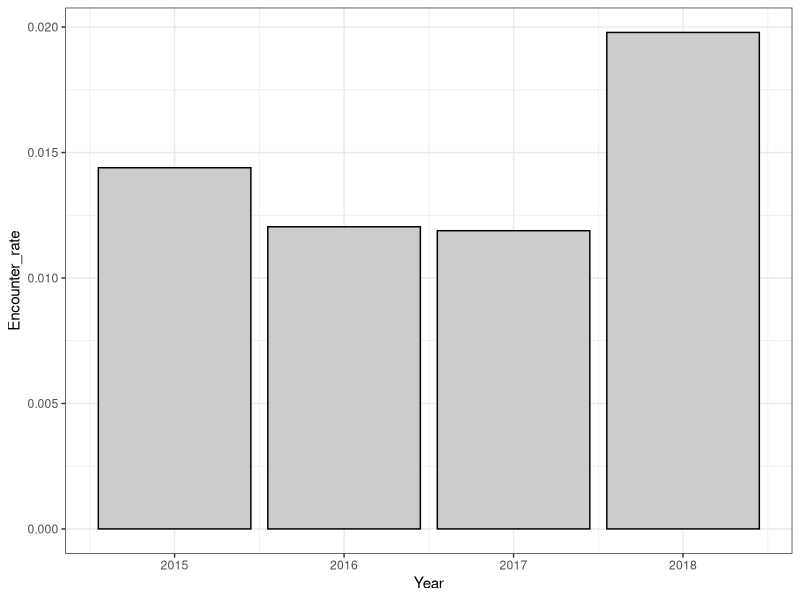
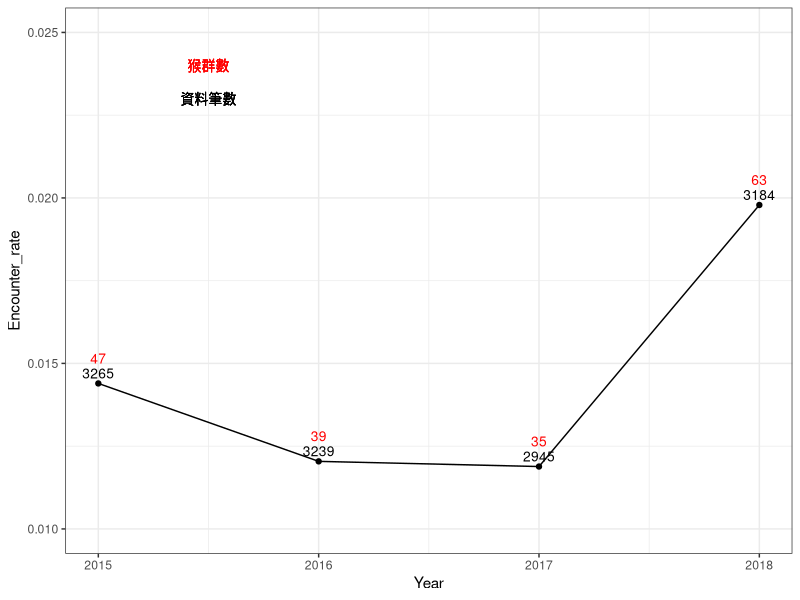
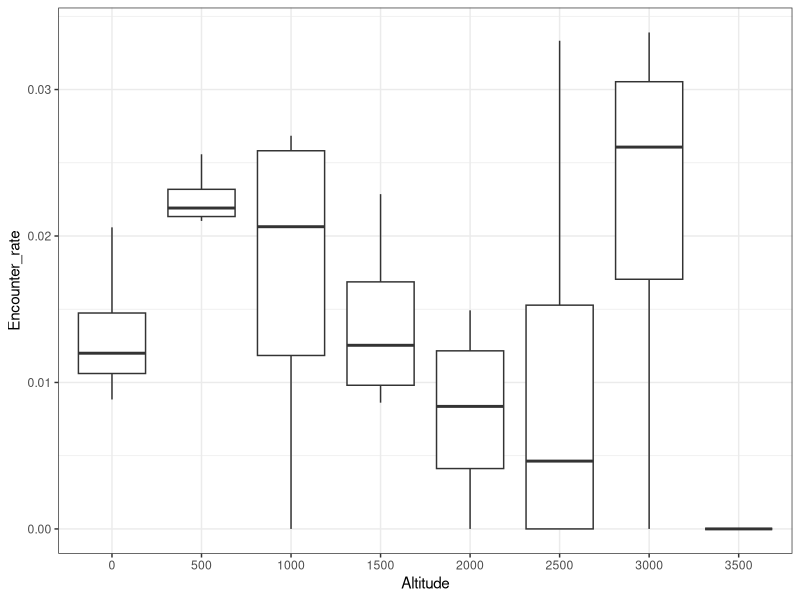
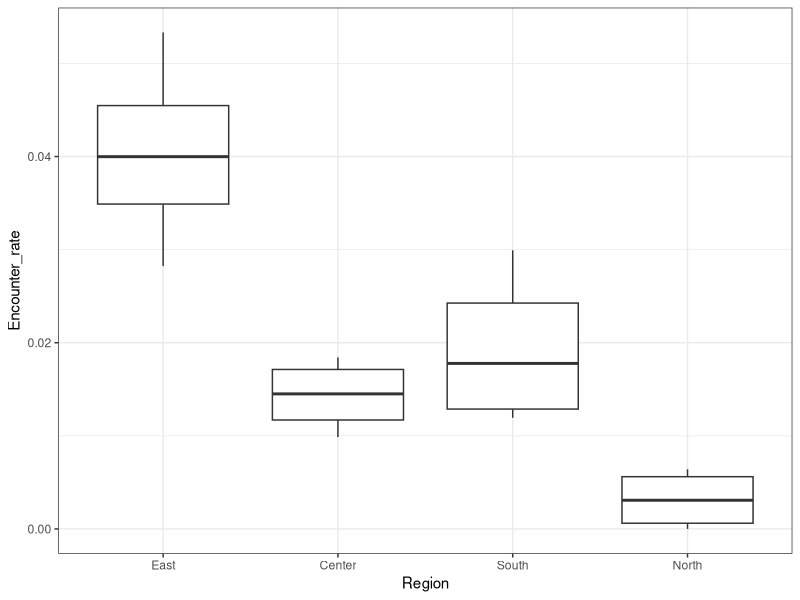
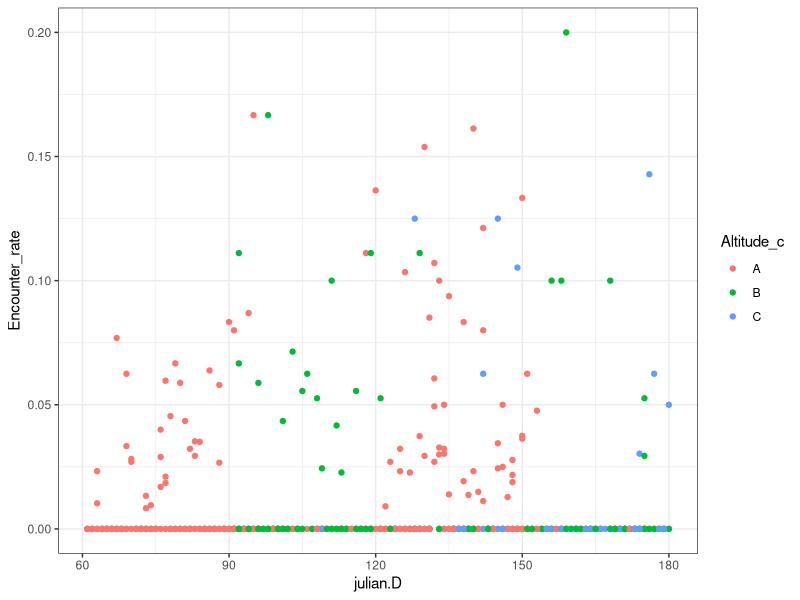
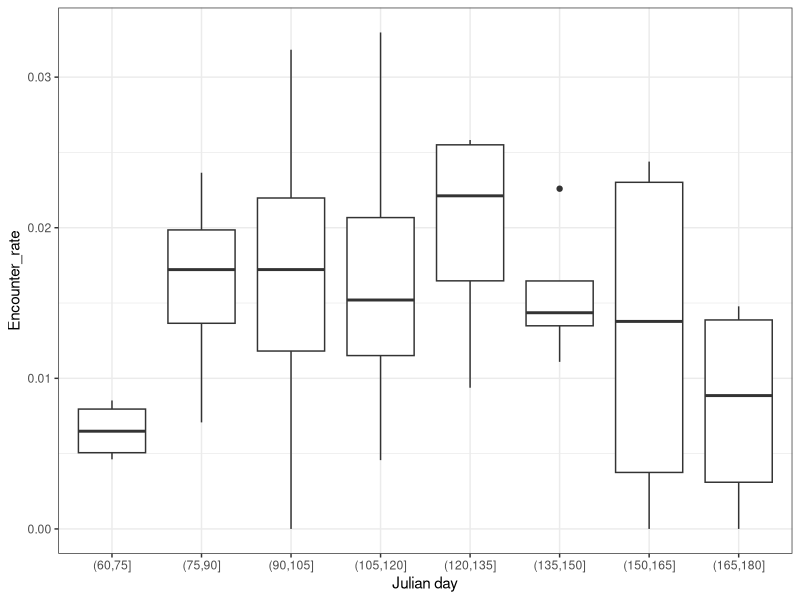
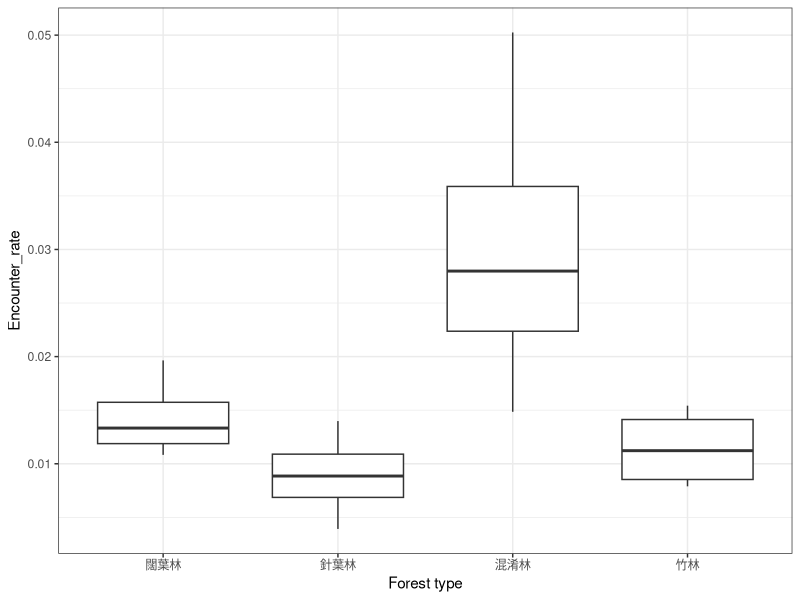
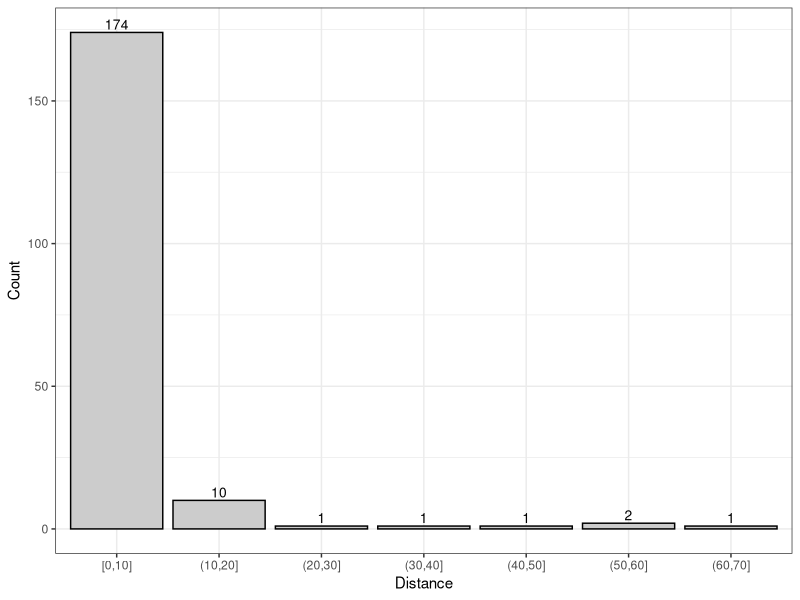

R code for these plots, in order:
#---- load library

library(data.table)
library(magrittr)
library(readxl)
library(tidyr)
library(purrr)
library(dplyr)
library(writexl)
library(ggplot2)
library(lattice)
#library(reshape2)

#Original data---- 

M.data.o <- read_excel("./data/clean/for analysis.xlsx",
                     sheet=1) %>% setDT %>% 
  .[, DATE := as.IDate(paste(Year, Month, Day, sep = "/"))] %>% 
  .[TypeName %like% "混", TypeName.n := "混淆林"] %>% 
  .[TypeName %like% "竹林", TypeName.n := "竹林"] %>% 
  .[TypeName %like% "闊葉", TypeName.n := "闊葉林"] %>% 
  .[TypeName %like% "針葉", TypeName.n := "針葉林"] %>% 
  .[, TypeName.1 := ifelse(Distance>20, "非森林", TypeName.n)] %>% 
  .[, TypeName.1 := ordered(TypeName.1,c("闊葉林", "針葉林","混淆林","竹林","非森林"))] %>% 
  .[, County := ordered(County,
                        c("宜蘭縣","基隆市","台北市","臺北市",
                          "新北市","台北縣","臺北縣",
                          "桃園縣","桃園市","新竹市",
                          "新竹縣","苗栗縣",
                          "台中市","臺中市","台中縣","臺中縣",
                          "彰化縣","南投縣","南投市",
                          "雲林縣","嘉義縣","嘉義市",
                          "台南市","臺南市","台南縣","臺南縣",
                          "高雄縣","高雄市",
                          "屏東縣", "花蓮縣",
                          "台東縣","臺東縣"))] %>% 
  
  .[County %in% list("宜蘭縣","基隆市","台北市","臺北市",
                     "新北市","台北縣","臺北縣",
                     "桃園縣","桃園市","新竹市",
                     "新竹縣","苗栗縣"), Region := "North"] %>%
  .[County %in% list("台中市","臺中市",
                     "台中縣","臺中縣",
                     "彰化縣","南投縣","南投市",
                     "雲林縣","嘉義縣","嘉義市"), Region := "Center"] %>%
  .[County %in% list("台南市","臺南市",
                     "台南縣","臺南縣",
                     "高雄縣","高雄市",
                     "屏東縣"), Region := "South"]%>%
  .[County %in% list("花蓮縣",
                     "台東縣","臺東縣"), Region := "East"] %>% 
  .[, julian.D := yday(DATE)] %>% 
  .[, Altitude_c := substr(Site_N,1,1)] %>% setDT 

M.data.o %<>%  dcast.data.table(.,Year + Site_N ~ Survey, value.var = "Macaca_sur") %>%  
  #計算第1旅次及第2旅次調查的樣點數
  .[`1` %in% 0,] %>%  #找出有第2旅次沒第1旅次的樣區
  .[M.data.o, on = c("Year", "Site_N")] %>%  
  .[!is.na(`1`), Survey := 1] %>%  #將第1次調查的旅次改回1
  .[,`1` := NULL]%>%
  .[,`2` := NULL]


M.data.o$Year %<>% as.numeric
M.data.o$Survey %<>% as.numeric
M.data.o$Point %<>% as.numeric
M.data.o$Macaca_sur %<>% as.numeric
M.data.o$Month %<>% as.numeric
M.data.o$Day %<>% as.numeric
M.data.o$Distance %<>% as.numeric



#Remove duplicate data-------------------------------------------
M.data <- M.data.o %>% copy(.) %>% 
  .[Year %in% 2015 & Survey %in% 2 & Site_N %in% "A29-17" & Point %in% 7,
    Macaca_sur := NA] %>% 
  .[Year %in% 2015 & Survey %in% 2 & Site_N %in% "A33-28" & Point %in% 7,
    Macaca_sur := NA] %>% 
  .[Year %in% 2016 & Survey %in% 1 & Site_N %in% "B33-01" & Point %in% 4,
    Macaca_sur := NA] %>% 
  .[Year %in% 2017 & Survey %in% 1 & Site_N %in% "B38-07" & Point %in% 7,
    Macaca_sur := NA] %>% 
  .[Year %in% 2018 & Survey %in% 1 & Site_N %in% "A35-15" & Point %in% 5,
    Macaca_sur := NA] %>% 
  .[Year %in% 2018 & Survey %in% 2 & Site_N %in% "A28-10" & Point %in% 6,
    Macaca_sur := NA] %>% 
  .[Year %in% 2019 & Survey %in% 1 & Site_N %in% "B14-02" & Point %in% 6,
    Macaca_sur := NA] %>% 
  .[Year %in% 2019 & Survey %in% 1 & Site_N %in% "B38-08" & Point %in% 5,
    Macaca_sur := NA] %>% 
  .[Year %in% 2019 & Survey %in% 2 & Site_N %in% "A20-02" & Point %in% 3,
    Macaca_sur := NA] %>% 
  .[Year %in% 2019 & Survey %in% 2 & Site_N %in% "A33-32" & Point %in% 6,
    Macaca_sur := NA] 

M.data.o %>% .[Macaca_sur %in% 1, .N]
M.data %>% .[Macaca_sur %in% 1, .N]
#-----------------------------------

M.data.o %>% .[Macaca_sur %in% 1, .N, by = list(Year, Survey, County)] %>% 
  dcast(., County ~ Year + Survey, value.var = "N",
        fun.aggregate = sum,
        margins = c("Year", "County"))

M.data %>% .[Macaca_sur %in% 0, .N, by = list(Year, Survey, County)] %>% 
  dcast(., County ~ Year + Survey, value.var = "N",
        fun.aggregate = sum,
        margins = c("Year", "County"))



M.data %>% .[Macaca_sur %in% 1, .N, by = list(Year, Survey, TypeName.1)] %>% 
  dcast(., Year + Survey ~ TypeName.1, value.var = "N",
        fun.aggregate = sum,
        margins = c("Year", "County"))



M.data.o %>% 
  .[Macaca_sur %in%1,] %>% 
  .[,.(ll=length(Macaca_sur),
       mm=length(unique(Site_N)),
       kk=length(unique(paste0(Site_N,"-",Point)))), by = list(Year,  County)]%>%
  dcast(.,County ~ Year , value.var = c( "ll","mm","kk"))



M.data.o %>% 
  .[Macaca_sur %in% 0 & !is.na(Macaca_dist),] %>% 
  .[,.(ll=length(Macaca_sur),
       mm=length(unique(Site_N)),
       kk=length(unique(paste0(Site_N,"-",Point)))), by = list(Year,  County)]%>%
  dcast(.,County ~ Year , value.var = c( "ll","mm","kk"))





M.data.o %>% 
  .[,.(ll=length(Macaca_sur), M = sum(Macaca_sur,na.rm=T)), by = list(Year, Survey, TypeName.1)]%>%
  dcast(.,Year + Survey ~ TypeName.1, value.var = c("ll", "M"))


#------------------------------------------
M.data %>% setDT %>% 
  .[Year < 2019,] %>% 
  .[!(TypeName.1 %in% "非森林"),] %>% 
  .[is.na(Macaca_sur), Macaca_sur := 0] %>% 
  .[, .(V1 = sum(Macaca_sur),.N), by= list(Year)] %>% 
  .[, Encounter_rate := V1/N] %>% 
  
  ggplot(., aes( Year, Encounter_rate)) +
  geom_bar(stat="identity", colour = "black", fill=gray(0.8)) +
  theme_bw() + 
  xlab("Year")

M.data %>% 
  .[Year < 2019,] %>% 
  .[!(TypeName.1 %in% "非森林"),] %>% 
  .[is.na(Macaca_sur), Macaca_sur := 0] %>%
  .[, .(V1 = sum(Macaca_sur),.N), by= list(Year)] %>% 
  .[, Encounter_rate := V1/N] %>% 
  
  ggplot(., aes( Year, Encounter_rate)) +
  geom_text(aes(label=V1), vjust=-2, color="red", size=3.5)+
  geom_text(aes(label=N), vjust=-0.5, color="black", size=3.5)+
  geom_text(aes(x=2015.5, y=0.024,label="猴群數"),  color="red", size=3.5)+
  geom_text(aes(x=2015.5, y=0.023,label="資料筆數"),  color="black", size=3.5)+
  geom_point()+geom_line() +
  ylim(0.010,0.025)+
  theme_bw() + 
  xlab("Year")




  

M.data %>% 
  .[Year < 2019,] %>% 
  #.[!(TypeName.1 %in% "非森林"),] %>% 
  .[is.na(Macaca_sur), Macaca_sur := 0] %>% 
  .[Macaca_sur %in% 1, .N, list(TypeName.1, Macaca_dist)] %>% 
  dcast(., TypeName.1~Macaca_dist, value.var = "N")


M.data %>% 
  .[Year < 2019,] %>% 
  .[!(TypeName.1 %in% "非森林"),] %>% 
  .[is.na(Macaca_sur), Macaca_sur := 0] %>% 
  .[, Altitude_f := cut(Altitude,
                        breaks = c(seq(0,4000,500)),
                        labels = c(seq(0,3500,500)),
                        include.lowest = T)] %>% 
  .[, .(V1 = sum(Macaca_sur),.N), by= list(Year, Altitude_f)] %>% 
  .[, Encounter_rate := V1/N] %>% 

ggplot(., aes( Altitude_f, Encounter_rate)) + geom_boxplot() + theme_bw() + 
  xlab("Altitude")


M.data %>% 
  .[Year < 2019,] %>% 
  .[!(TypeName.1 %in% "非森林"),] %>% 
  .[is.na(Macaca_sur), Macaca_sur := 0] %>% 
  .[, Region := ordered(Region, c("East", "Center", "South", "North"))] %>% 
  .[, .(V1 = sum(Macaca_sur),.N), by= list(Year, Region)] %>% 
  .[, Encounter_rate := V1/N] %>% 

ggplot(., aes( Region, Encounter_rate))+geom_boxplot() + theme_bw()

M.data %>% 
  .[Year < 2019,] %>% 
  .[!(TypeName.1 %in% "非森林"),] %>% 
  .[is.na(Macaca_sur), Macaca_sur := 0] %>% 
  .[, .(V1 = sum(Macaca_sur),.N), by= list(Year, julian.D, Altitude_c )] %>% 
  .[, Encounter_rate := V1/N] %>% 

ggplot(., aes(julian.D, Encounter_rate, colour = Altitude_c))+
  geom_point() + theme_bw()


M.data %>% 
  .[Year < 2019,] %>% 
  .[!(TypeName.1 %in% "非森林"),] %>% 
  .[is.na(Macaca_sur), Macaca_sur := 0] %>%
  .[, julian.D_f := cut(julian.D,
                        breaks = c(seq(0,210,15)),
                        include.lowest = T)] %>% 
  .[, .(V1 = sum(Macaca_sur),.N), by= list(Year, julian.D_f)] %>% 
  .[, Encounter_rate := V1/N]  %>% 

ggplot(., aes(julian.D_f, Encounter_rate))+
  geom_boxplot() + theme_bw() + 
  xlab("Julian day")





M.data %>% 
  .[Year < 2019,] %>% 
  .[!(TypeName.1 %in% "非森林"),] %>% 
  .[is.na(Macaca_sur), Macaca_sur := 0] %>% 
  .[, TypeName.1:= ordered(TypeName.1, c("闊葉林", "針葉林", "混淆林", "竹林"))] %>% 
  .[, .(V1 = sum(Macaca_sur),.N), by= list(Year, TypeName.1)]  %>% 
  .[, Encounter_rate := V1/N] %>% 
  
  ggplot(., aes( TypeName.1, Encounter_rate))+geom_boxplot() + theme_bw()+ 
  xlab("Forest type")



M.data %>%setDT %>% 
  .[Macaca_sur %in% 1,DD := cut(Distance, breaks = seq(0,100,10),
                                ordered_result = T,
                                include.lowest = T)] %>% 
  .[Macaca_sur %in% 1,.(D2 = .N), by = list(DD)] %>% 
  ggplot(., aes(x=DD, y=D2)) +
  geom_bar(stat="identity", colour = "black", fill=gray(0.8))+
  geom_text(aes(label=D2), vjust=-0.3, color="black", size=3.5)+
  theme_bw()+
  xlab("Distance")+
  ylab("Count")

  
